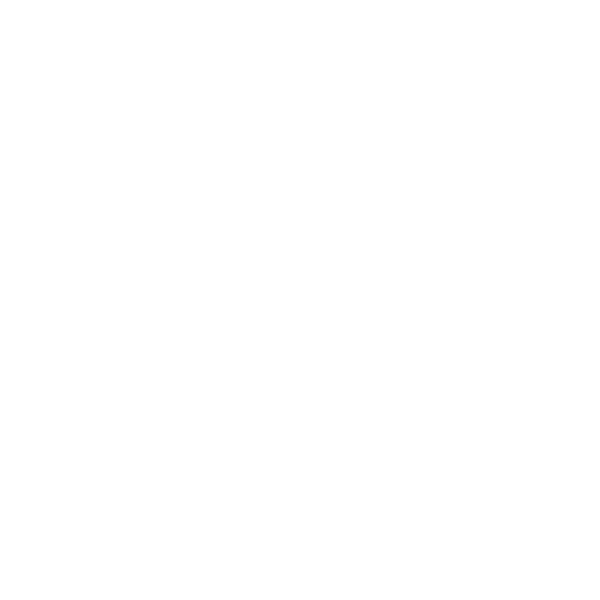
Frame 1 (no input)
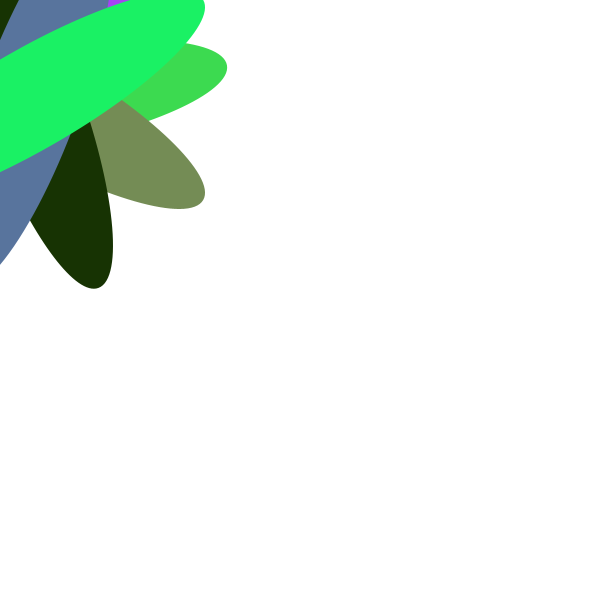
Frame 60 (the mouse pressed at the canvas centre just before this capture)
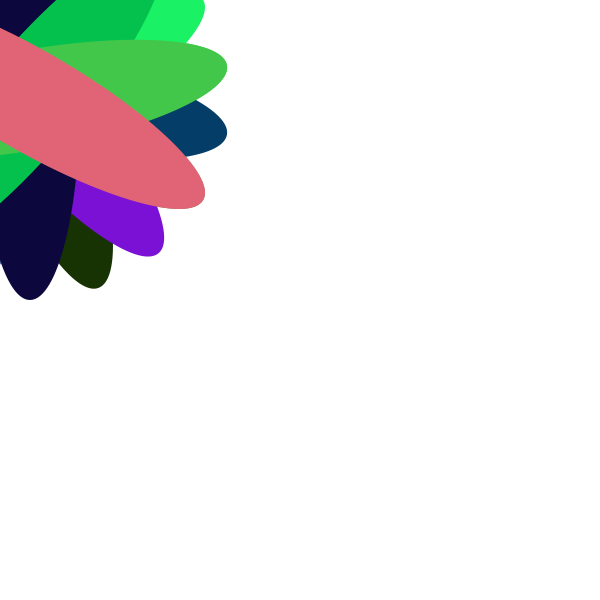
Frame 120 (the mouse held since frame 60 and released just before this capture)

The Processing sketch that drew these frames (run headless with seeded random() and noise(); from frame 60 on, the mouse is pressed at the canvas centre):

// Processing sketch: rotation
// ── rotation.pde
void setup(){
  size(600, 600); 
  background(255); 
  smooth(); 
  fill(192); 
  noStroke(); 
  //rect(40, 40, 40, 40); 
  
  //pushMatrix(); 
  //translate(60,60); 
  //rectMode(CENTER); 
  //rotate(radians(45));
  //fill(0); 
  //rect(0, 0, 40, 40); 
  //popMatrix(); 
}

void draw(){
  //if whatever inside the parenthesis is true then 
  //do whatever is inside the curly brackets 
  
  if(frameCount % 10 == 0){
    fill(random(0,255), random(0, 255), random(0,255)); 
    pushMatrix(); 
    translate(30, 100); 
    rotate(radians(frameCount*4 % 360)); 
    //rect(0, 0, 80, 20); 
    ellipse(0, 0, 100, 400); 
    popMatrix(); 
  }
}
